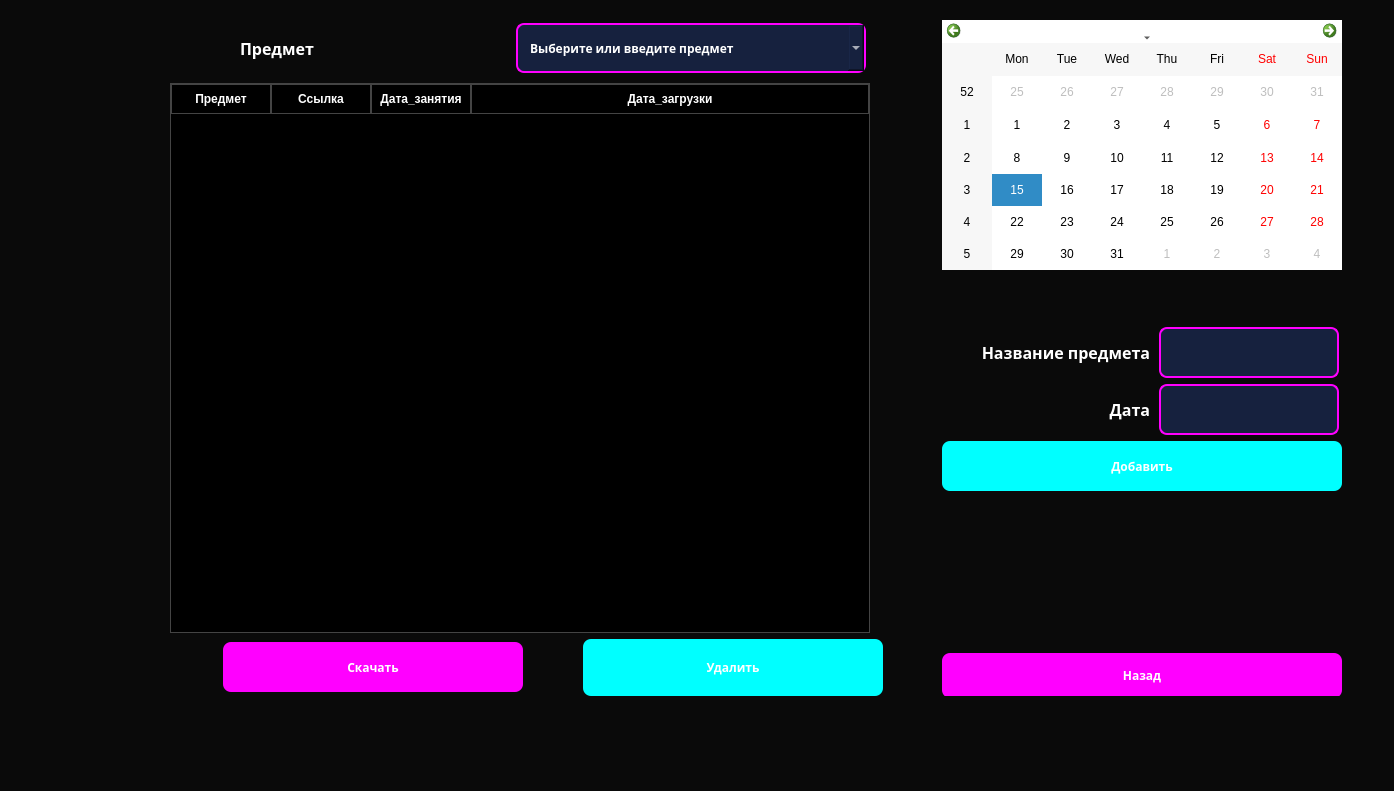
<?xml version="1.0" encoding="UTF-8"?>
<ui version="4.0">
 <class>MainWindow</class>
 <widget class="QMainWindow" name="MainWindow">
  <property name="geometry">
   <rect>
    <x>0</x>
    <y>0</y>
    <width>1394</width>
    <height>791</height>
   </rect>
  </property>
  <property name="windowTitle">
   <string>MainWindow</string>
  </property>
  <property name="styleSheet">
   <string notr="true">background-color: #0a0a0a;</string>
  </property>
  <widget class="QWidget" name="centralwidget">
   <widget class="QWidget" name="widget" native="true">
    <property name="geometry">
     <rect>
      <x>170</x>
      <y>20</y>
      <width>1172</width>
      <height>676</height>
     </rect>
    </property>
    <layout class="QGridLayout" name="gridLayout">
     <item row="2" column="1">
      <layout class="QHBoxLayout" name="horizontalLayout_2">
       <item>
        <widget class="QLabel" name="label_2">
         <property name="sizePolicy">
          <sizepolicy hsizetype="Expanding" vsizetype="Expanding">
           <horstretch>0</horstretch>
           <verstretch>0</verstretch>
          </sizepolicy>
         </property>
         <property name="maximumSize">
          <size>
           <width>205</width>
           <height>16777215</height>
          </size>
         </property>
         <property name="styleSheet">
          <string notr="true">color: white; font-family: Fjord One; font-size: 18px; font-weight: bold;</string>
         </property>
         <property name="text">
          <string>&lt;html&gt;&lt;head/&gt;&lt;body&gt;&lt;p align=&quot;right&quot;&gt;&lt;span style=&quot; font-size:12pt;&quot;&gt;Название предмета&lt;/span&gt;&lt;/p&gt;&lt;/body&gt;&lt;/html&gt;</string>
         </property>
        </widget>
       </item>
       <item>
        <widget class="QLineEdit" name="subject_name">
         <property name="sizePolicy">
          <sizepolicy hsizetype="Expanding" vsizetype="Expanding">
           <horstretch>0</horstretch>
           <verstretch>0</verstretch>
          </sizepolicy>
         </property>
         <property name="minimumSize">
          <size>
           <width>180</width>
           <height>0</height>
          </size>
         </property>
         <property name="maximumSize">
          <size>
           <width>180</width>
           <height>16777215</height>
          </size>
         </property>
         <property name="styleSheet">
          <string notr="true">background-color: #16213e; color: white; border: 2px solid #ff00ff; border-radius: 8px; padding: 10px;</string>
         </property>
        </widget>
       </item>
      </layout>
     </item>
     <item row="0" column="0" rowspan="9">
      <layout class="QVBoxLayout" name="verticalLayout_4">
       <item>
        <layout class="QHBoxLayout" name="horizontalLayout_6">
         <item>
          <widget class="QLabel" name="label">
           <property name="sizePolicy">
            <sizepolicy hsizetype="Expanding" vsizetype="Expanding">
             <horstretch>0</horstretch>
             <verstretch>0</verstretch>
            </sizepolicy>
           </property>
           <property name="minimumSize">
            <size>
             <width>0</width>
             <height>50</height>
            </size>
           </property>
           <property name="maximumSize">
            <size>
             <width>200</width>
             <height>60</height>
            </size>
           </property>
           <property name="styleSheet">
            <string notr="true">color: white; font-family: Fjord One; font-size: 18px; font-weight: bold;</string>
           </property>
           <property name="text">
            <string>&lt;html&gt;&lt;head/&gt;&lt;body&gt;&lt;p&gt;&lt;span style=&quot; font-size:12pt;&quot;&gt;Предмет&lt;/span&gt;&lt;/p&gt;&lt;/body&gt;&lt;/html&gt;</string>
           </property>
          </widget>
         </item>
         <item>
          <widget class="QComboBox" name="filter_label">
           <property name="sizePolicy">
            <sizepolicy hsizetype="Expanding" vsizetype="Expanding">
             <horstretch>0</horstretch>
             <verstretch>0</verstretch>
            </sizepolicy>
           </property>
           <property name="minimumSize">
            <size>
             <width>250</width>
             <height>50</height>
            </size>
           </property>
           <property name="maximumSize">
            <size>
             <width>350</width>
             <height>50</height>
            </size>
           </property>
           <property name="styleSheet">
            <string notr="true">color: white; font-family: Fjord One; font-size: 12px; font-weight: bold;
background-color: #16213e; color: white; border: 2px solid #ff00ff; border-radius: 8px; padding: 10px; </string>
           </property>
           <property name="editable">
            <bool>true</bool>
           </property>
           <property name="currentText">
            <string>Выберите или введите предмет</string>
           </property>
           <property name="currentIndex">
            <number>0</number>
           </property>
           <property name="maxVisibleItems">
            <number>20</number>
           </property>
           <item>
            <property name="text">
             <string>Выберите или введите предмет</string>
            </property>
           </item>
           <item>
            <property name="text">
             <string>матан</string>
            </property>
           </item>
           <item>
            <property name="text">
             <string>линал</string>
            </property>
           </item>
           <item>
            <property name="text">
             <string>дискра</string>
            </property>
           </item>
           <item>
            <property name="text">
             <string>история</string>
            </property>
           </item>
           <item>
            <property name="text">
             <string>орг</string>
            </property>
           </item>
           <item>
            <property name="text">
             <string>бж</string>
            </property>
           </item>
           <item>
            <property name="text">
             <string>тп</string>
            </property>
           </item>
           <item>
            <property name="text">
             <string>цг</string>
            </property>
           </item>
           <item>
            <property name="text">
             <string>прога с/c++</string>
            </property>
           </item>
          </widget>
         </item>
        </layout>
       </item>
       <item>
        <widget class="QTableWidget" name="table">
         <property name="minimumSize">
          <size>
           <width>700</width>
           <height>550</height>
          </size>
         </property>
         <property name="maximumSize">
          <size>
           <width>600</width>
           <height>600</height>
          </size>
         </property>
         <property name="styleSheet">
          <string notr="true">
QTableWidget {
    background-color: black;
    color: white;
    gridline-color: #666666;
    border: 1px solid #444444;
}

QHeaderView::section {
    background-color: black;
    color: white;
    border: 1px solid #444444;
    padding: 5px;
    font-weight: bold;
}

QTableWidget::item {
    border: 1px solid #333333;
    padding: 5px;
}

QTableWidget::item:selected {
    background-color: #333333;
    color: white;
}</string>
         </property>
         <property name="alternatingRowColors">
          <bool>false</bool>
         </property>
         <property name="selectionMode">
          <enum>QAbstractItemView::SingleSelection</enum>
         </property>
         <property name="selectionBehavior">
          <enum>QAbstractItemView::SelectRows</enum>
         </property>
         <property name="showGrid">
          <bool>true</bool>
         </property>
         <property name="rowCount">
          <number>0</number>
         </property>
         <property name="columnCount">
          <number>4</number>
         </property>
         <attribute name="horizontalHeaderVisible">
          <bool>true</bool>
         </attribute>
         <attribute name="horizontalHeaderCascadingSectionResizes">
          <bool>true</bool>
         </attribute>
         <attribute name="horizontalHeaderHighlightSections">
          <bool>true</bool>
         </attribute>
         <attribute name="horizontalHeaderShowSortIndicator" stdset="0">
          <bool>true</bool>
         </attribute>
         <attribute name="horizontalHeaderStretchLastSection">
          <bool>true</bool>
         </attribute>
         <attribute name="verticalHeaderVisible">
          <bool>true</bool>
         </attribute>
         <attribute name="verticalHeaderHighlightSections">
          <bool>false</bool>
         </attribute>
         <column>
          <property name="text">
           <string>Предмет</string>
          </property>
         </column>
         <column>
          <property name="text">
           <string>Ссылка</string>
          </property>
         </column>
         <column>
          <property name="text">
           <string>Дата_занятия</string>
          </property>
         </column>
         <column>
          <property name="text">
           <string>Дата_загрузки</string>
          </property>
         </column>
        </widget>
       </item>
       <item>
        <layout class="QHBoxLayout" name="horizontalLayout">
         <item>
          <spacer name="horizontalSpacer_3">
           <property name="orientation">
            <enum>Qt::Horizontal</enum>
           </property>
           <property name="sizeHint" stdset="0">
            <size>
             <width>40</width>
             <height>20</height>
            </size>
           </property>
          </spacer>
         </item>
         <item>
          <widget class="QPushButton" name="delete_action">
           <property name="sizePolicy">
            <sizepolicy hsizetype="Expanding" vsizetype="Expanding">
             <horstretch>0</horstretch>
             <verstretch>0</verstretch>
            </sizepolicy>
           </property>
           <property name="minimumSize">
            <size>
             <width>300</width>
             <height>0</height>
            </size>
           </property>
           <property name="maximumSize">
            <size>
             <width>150</width>
             <height>50</height>
            </size>
           </property>
           <property name="font">
            <font>
             <family>Fjord One</family>
             <weight>75</weight>
             <bold>true</bold>
            </font>
           </property>
           <property name="styleSheet">
            <string notr="true">background-color: #ff00ff

; color: white; border: none; border-radius: 8px; padding: 12px; font-weight: bold;  font-family: Fjord One;</string>
           </property>
           <property name="text">
            <string>Скачать</string>
           </property>
          </widget>
         </item>
         <item>
          <spacer name="horizontalSpacer">
           <property name="orientation">
            <enum>Qt::Horizontal</enum>
           </property>
           <property name="sizeHint" stdset="0">
            <size>
             <width>40</width>
             <height>20</height>
            </size>
           </property>
          </spacer>
         </item>
         <item>
          <widget class="QPushButton" name="pushButton_4">
           <property name="sizePolicy">
            <sizepolicy hsizetype="Expanding" vsizetype="Expanding">
             <horstretch>0</horstretch>
             <verstretch>0</verstretch>
            </sizepolicy>
           </property>
           <property name="minimumSize">
            <size>
             <width>300</width>
             <height>40</height>
            </size>
           </property>
           <property name="maximumSize">
            <size>
             <width>200</width>
             <height>60</height>
            </size>
           </property>
           <property name="font">
            <font>
             <family>Fjord One</family>
             <weight>75</weight>
             <bold>true</bold>
            </font>
           </property>
           <property name="styleSheet">
            <string notr="true">background-color: #00ffff

; color: white; border: none; border-radius: 8px; padding: 12px; font-weight: bold;  font-family: Fjord One;</string>
           </property>
           <property name="text">
            <string>Удалить</string>
           </property>
          </widget>
         </item>
         <item>
          <spacer name="horizontalSpacer_2">
           <property name="orientation">
            <enum>Qt::Horizontal</enum>
           </property>
           <property name="sizeHint" stdset="0">
            <size>
             <width>40</width>
             <height>20</height>
            </size>
           </property>
          </spacer>
         </item>
        </layout>
       </item>
      </layout>
     </item>
     <item row="3" column="1">
      <layout class="QHBoxLayout" name="horizontalLayout_5">
       <item>
        <widget class="QLabel" name="label_3">
         <property name="sizePolicy">
          <sizepolicy hsizetype="Expanding" vsizetype="Expanding">
           <horstretch>0</horstretch>
           <verstretch>0</verstretch>
          </sizepolicy>
         </property>
         <property name="maximumSize">
          <size>
           <width>205</width>
           <height>16777215</height>
          </size>
         </property>
         <property name="sizeIncrement">
          <size>
           <width>250</width>
           <height>0</height>
          </size>
         </property>
         <property name="styleSheet">
          <string notr="true">color: white; font-family: Fjord One; font-size: 18px; font-weight: bold;</string>
         </property>
         <property name="text">
          <string>&lt;html&gt;&lt;head/&gt;&lt;body&gt;&lt;p align=&quot;right&quot;&gt;&lt;span style=&quot; font-size:12pt;&quot;&gt;Дата&lt;/span&gt;&lt;/p&gt;&lt;/body&gt;&lt;/html&gt;</string>
         </property>
        </widget>
       </item>
       <item>
        <widget class="QLineEdit" name="age">
         <property name="sizePolicy">
          <sizepolicy hsizetype="Expanding" vsizetype="Expanding">
           <horstretch>0</horstretch>
           <verstretch>0</verstretch>
          </sizepolicy>
         </property>
         <property name="minimumSize">
          <size>
           <width>180</width>
           <height>0</height>
          </size>
         </property>
         <property name="maximumSize">
          <size>
           <width>180</width>
           <height>16777215</height>
          </size>
         </property>
         <property name="styleSheet">
          <string notr="true">background-color: #16213e; color: white; border: 2px solid #ff00ff; border-radius: 8px; padding: 10px;</string>
         </property>
        </widget>
       </item>
      </layout>
     </item>
     <item row="6" column="1">
      <spacer name="verticalSpacer_2">
       <property name="orientation">
        <enum>Qt::Vertical</enum>
       </property>
       <property name="sizeHint" stdset="0">
        <size>
         <width>20</width>
         <height>40</height>
        </size>
       </property>
      </spacer>
     </item>
     <item row="1" column="1">
      <spacer name="verticalSpacer">
       <property name="orientation">
        <enum>Qt::Vertical</enum>
       </property>
       <property name="sizeHint" stdset="0">
        <size>
         <width>20</width>
         <height>40</height>
        </size>
       </property>
      </spacer>
     </item>
     <item row="7" column="1">
      <spacer name="verticalSpacer_3">
       <property name="orientation">
        <enum>Qt::Vertical</enum>
       </property>
       <property name="sizeHint" stdset="0">
        <size>
         <width>20</width>
         <height>40</height>
        </size>
       </property>
      </spacer>
     </item>
     <item row="5" column="1">
      <spacer name="verticalSpacer_4">
       <property name="orientation">
        <enum>Qt::Vertical</enum>
       </property>
       <property name="sizeHint" stdset="0">
        <size>
         <width>20</width>
         <height>40</height>
        </size>
       </property>
      </spacer>
     </item>
     <item row="8" column="1">
      <widget class="QPushButton" name="pushButton_6">
       <property name="sizePolicy">
        <sizepolicy hsizetype="Expanding" vsizetype="Expanding">
         <horstretch>0</horstretch>
         <verstretch>0</verstretch>
        </sizepolicy>
       </property>
       <property name="minimumSize">
        <size>
         <width>400</width>
         <height>45</height>
        </size>
       </property>
       <property name="maximumSize">
        <size>
         <width>400</width>
         <height>40</height>
        </size>
       </property>
       <property name="font">
        <font>
         <family>Fjord One</family>
         <weight>75</weight>
         <bold>true</bold>
        </font>
       </property>
       <property name="styleSheet">
        <string notr="true">background-color: #ff00ff
; color: white;  font-family: Fjord One; border: none; border-radius: 8px; padding: 12px; font-weight: bold;</string>
       </property>
       <property name="text">
        <string>Назад</string>
       </property>
      </widget>
     </item>
     <item row="0" column="1">
      <widget class="QCalendarWidget" name="calendarWidget">
       <property name="sizePolicy">
        <sizepolicy hsizetype="Expanding" vsizetype="Expanding">
         <horstretch>0</horstretch>
         <verstretch>0</verstretch>
        </sizepolicy>
       </property>
       <property name="minimumSize">
        <size>
         <width>400</width>
         <height>250</height>
        </size>
       </property>
       <property name="maximumSize">
        <size>
         <width>400</width>
         <height>16777215</height>
        </size>
       </property>
       <property name="styleSheet">
        <string notr="true">background: white;  colour: black
</string>
       </property>
      </widget>
     </item>
     <item row="4" column="1">
      <widget class="QPushButton" name="btn_add">
       <property name="sizePolicy">
        <sizepolicy hsizetype="Expanding" vsizetype="Expanding">
         <horstretch>0</horstretch>
         <verstretch>0</verstretch>
        </sizepolicy>
       </property>
       <property name="minimumSize">
        <size>
         <width>400</width>
         <height>30</height>
        </size>
       </property>
       <property name="maximumSize">
        <size>
         <width>150</width>
         <height>50</height>
        </size>
       </property>
       <property name="font">
        <font>
         <family>Fjord One</family>
         <weight>75</weight>
         <bold>true</bold>
        </font>
       </property>
       <property name="styleSheet">
        <string notr="true">background-color: #00ffff

; color: white; border: none; border-radius: 8px; padding: 12px; font-weight: bold;  font-family: Fjord One;</string>
       </property>
       <property name="text">
        <string>Добавить</string>
       </property>
      </widget>
     </item>
    </layout>
   </widget>
  </widget>
  <widget class="QMenuBar" name="menubar">
   <property name="geometry">
    <rect>
     <x>0</x>
     <y>0</y>
     <width>1394</width>
     <height>21</height>
    </rect>
   </property>
  </widget>
  <widget class="QStatusBar" name="statusbar"/>
 </widget>
 <resources/>
 <connections/>
</ui>
